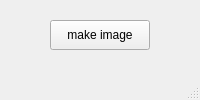
<?xml version="1.0" encoding="UTF-8"?>
<ui version="4.0">
 <class>pgmImg</class>
 <widget class="QMainWindow" name="pgmImg">
  <property name="geometry">
   <rect>
    <x>0</x>
    <y>0</y>
    <width>200</width>
    <height>100</height>
   </rect>
  </property>
  <property name="windowTitle">
   <string>pgmImg</string>
  </property>
  <widget class="QWidget" name="centralwidget">
   <widget class="QPushButton" name="makeImg">
    <property name="geometry">
     <rect>
      <x>50</x>
      <y>20</y>
      <width>100</width>
      <height>30</height>
     </rect>
    </property>
    <property name="text">
     <string>make image</string>
    </property>
   </widget>
  </widget>
  <widget class="QMenuBar" name="menubar">
   <property name="geometry">
    <rect>
     <x>0</x>
     <y>0</y>
     <width>200</width>
     <height>21</height>
    </rect>
   </property>
  </widget>
  <widget class="QStatusBar" name="statusbar"/>
 </widget>
 <resources/>
 <connections/>
</ui>
